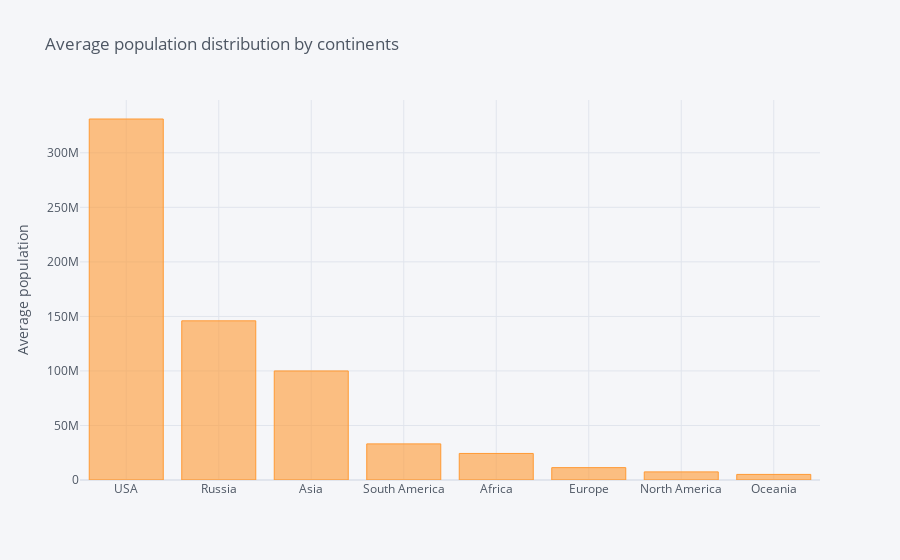

The notebook cell saved with this chart:
### Code cell
# build stacked bar to avg. population of all continents
population_mean.astype(int).iplot(kind="bar", barmode="stack", yTitle='Average population',
                            title='Average population distribution by continents')

### Figure 1 — Plotly figure (JSON) as saved in the notebook; plotly's stock layout.template omitted (floating-point values rounded to 4 significant figures)
{"data": [{"marker": {"color": "rgba(255, 153, 51, 0.6)", "line": {"color": "rgba(255, 153, 51, 1.0)", "width": 1}}, "name": "population", "orientation": "v", "text": "", "type": "bar", "x": ["USA", "Russia", "Asia", "South America", "Africa", "Europe", "North America", "Oceania"], "y": [331002647, 145934460, 99997632, 33112391, 24353162, 11343203, 7435423, 5119790]}], "layout": {"barmode": "stack", "legend": {"bgcolor": "#F5F6F9", "font": {"color": "#4D5663"}, "traceorder": "normal"}, "paper_bgcolor": "#F5F6F9", "plot_bgcolor": "#F5F6F9", "title": {"font": {"color": "#4D5663"}, "text": "Average population distribution by continents"}, "xaxis": {"gridcolor": "#E1E5ED", "showgrid": true, "tickfont": {"color": "#4D5663"}, "title": {"font": {"color": "#4D5663"}, "text": ""}, "zerolinecolor": "#E1E5ED"}, "yaxis": {"gridcolor": "#E1E5ED", "showgrid": true, "tickfont": {"color": "#4D5663"}, "title": {"font": {"color": "#4D5663"}, "text": "Average population"}, "zerolinecolor": "#E1E5ED"}}}
